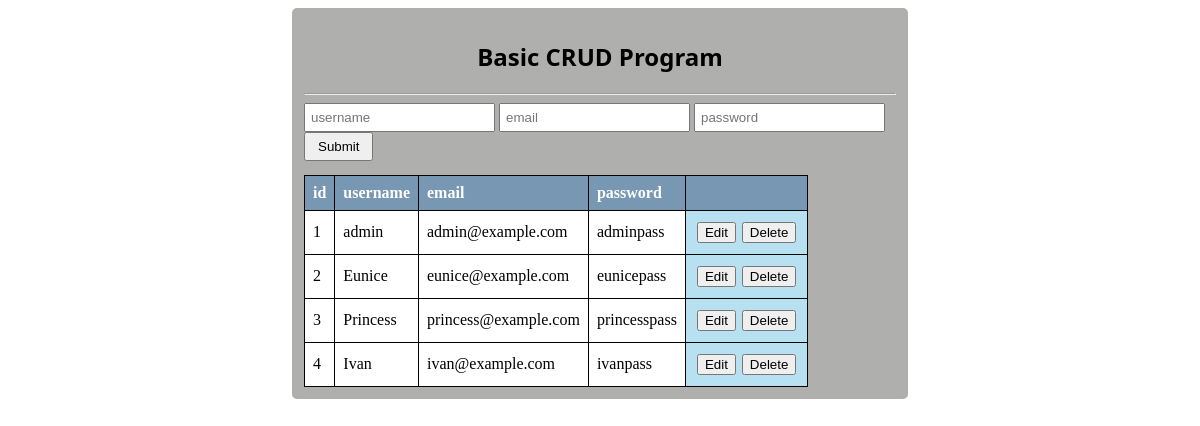
The page / on the database its author committed.
### app/models.py (models this page shows)
class Users(db.Model):
    id = db.Column(db.Integer, primary_key=True)
    username = db.Column(db.String(64), index=True, unique=True)
    email = db.Column(db.String(120), index=True, unique=True)
    password = db.Column(db.String(128))

### app/routes.py (the view)
@app.route('/')
def index():
    users_list = Users.query.all()
    return render_template('index.html', title='Users Table', users =users_list)

### app/templates/index.html (shortened to what this page needs)
<!DOCTYPE html>
<html>
    <head>
        <link rel="stylesheet" href="../static/css/styles.css">
    </head>
    <body>
        <div class="main">
        <h2>Basic CRUD Program</h2>
        <hr>
        <form action="">
            <input type="text" placeholder="username" style="padding: 5px">
            <input type="email" placeholder="email" style="padding: 5px">
            <input type="password" placeholder="password" style="padding: 5px">
            <input type="submit" value="Submit" style="padding:5px 12px;">
        </form>
        <table>
            <tr>
                <th>id</th>
                <th>username</th>
                <th>email</th>
                <th>password</th>
                <th></th>
            </tr>
            {% for i in users %}
                <tr>
                    <td>{{ i.id }}</td>
                    <td>{{ i.username }}</td>
                    <td>{{ i.email }}</td>
                    <td>{{ i.password }}</td>
                    <td class="tblbutton"><button>Edit</button><button>Delete</button></td>
                </tr>
            {% endfor %}
        </table>
        </div>
    </body>
</html>

### app/static/css/styles.css (style rules this page uses)
h2 { text-align: center; font-family: 'Segoe UI', Tahoma, Geneva, Verdana, sans-serif; }
table { background-color: white; }
table, th, td { border: 1px solid black; padding: 8px; border-collapse: collapse; text-align: left; }
th { background-color: rgb(120, 151, 179); color: white; }
form { margin-bottom: 14px; }
button { margin: 3px; }
table .tblbutton { background: rgb(183, 225, 241); }
.main { width:50%; margin: 0 auto; padding: 12px; background-color: rgb(175, 175, 174); border-radius: 5px; }

### rows shown on the page
Users: id "1", username "admin", email "admin@example.com", password "adminpass"
Users: id "2", username "Eunice", email "eunice@example.com", password "eunicepass"
Users: id "3", username "Princess", email "princess@example.com", password "princesspass"
Users: id "4", username "Ivan", email "ivan@example.com", password "ivanpass"
